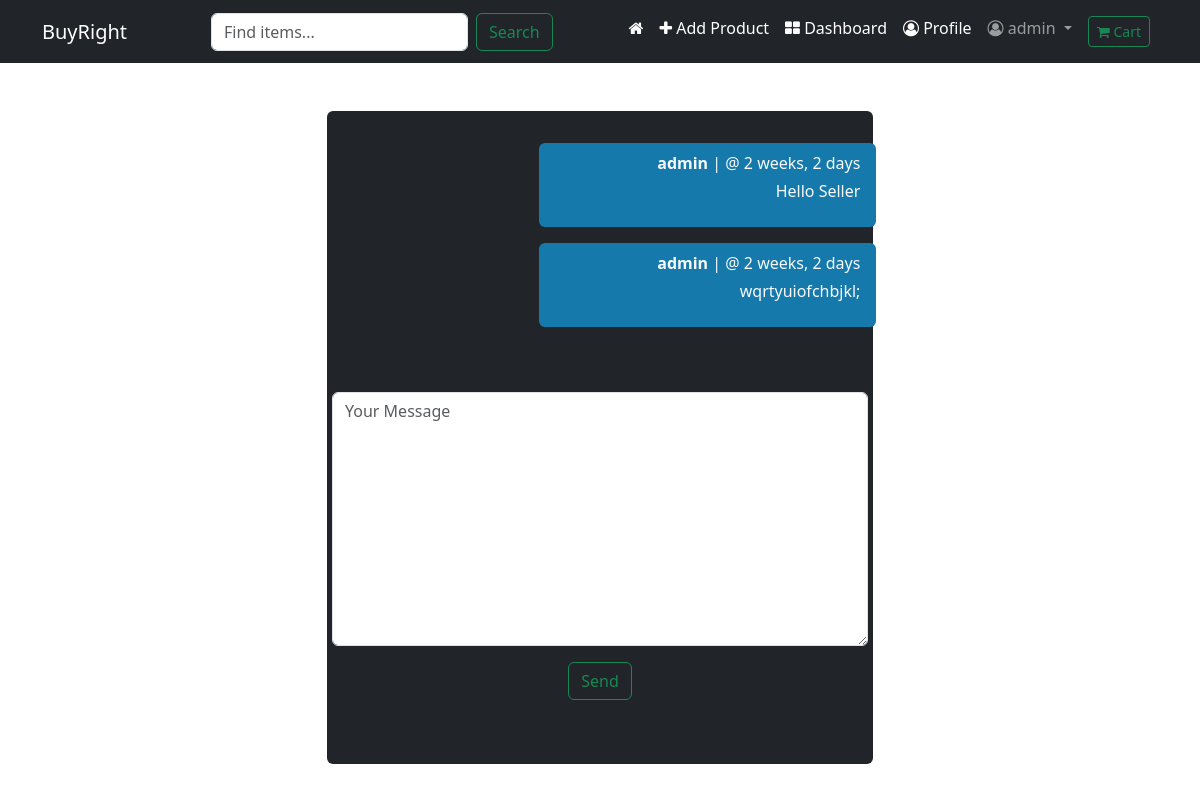
The app's page /conversation/detail/6/ (signed in) with its own data.
### conversation/models.py (models this page shows, shortened)
class ConversationMessage(models.Model):
    conversation = models.ForeignKey(Conversation, related_name="messages", on_delete=models.CASCADE)
    content = models.TextField()
    created_by = models.ForeignKey(User, related_name="messages", on_delete=models.CASCADE)
    created_at = models.DateTimeField(auto_now_add=True)
    modified_at = models.DateTimeField(auto_now=True)

### conversation/views.py (the view)
# urls.py: path("detail/<int:pk>/", views.detail_inbox, name="detail"),
def detail_inbox(request, pk):
    conversation = Conversation.objects.filter(members__in=[request.user.id]).get(pk=pk)
    if request.method == "POST":
        form = ConversationMessageForm(request.POST)
        if form.is_valid():
            conversation_msg = form.save(commit=False)
            conversation_msg.conversation = conversation
            conversation_msg.created_by = request.user
            conversation_msg.save()
            conversation.save()
            return redirect("conversation:detail", pk=pk)
    else:
        form = ConversationMessageForm()
    context = {
        "form": form,
        "conversation": conversation
    }
    return render(request, "conversation/detail.html", context)

### conversation/forms.py
class ConversationMessageForm(forms.ModelForm):
    class Meta:
        model = ConversationMessage
        fields = ["content"]
        widgets = {
            "content": forms.Textarea(attrs={
                "class": "form-control",
                "placeholder": "Your Message"
            })
        }

### cart/context_processors.py (called while the page is built)
def cart(request):
    return {"cart": Cart(request)}

### templates/conversation/detail.html (shortened to what this page needs)
{% extends "core/base.html" %}
{% block content %}
<div class="container mt-4">
    <div class="col-lg-6 mx-auto space-y-6">
        <div class="bg-dark rounded mx-auto my-5 py-3">
            <div class="p-3 d-flex ">
                <div class="px-3 container-fluid">
                    {% for message in conversation.messages.all %}
                        {% if message.created_by == request.user %}
                          <div class="message-container text-end text-light rounded py-2 px-3 mb-3"
                                 style="background-color: #1679AB; left:180px;">
                                <p class="mb-1"><strong>{{ message.created_by.username }}</strong> | @ {{ message.created_at|timesince }}</p>
                                <p>{{ message.content }}</p>
                            </div>
                        {% else %}
                          <div class="message-container text-start bg-warning text-light rounded py-2 px-3 mb-3">
                                <p class="mb-1"><strong>{{ message.created_by.username }}</strong> | @ {{ message.created_at|timesince }}</p>
                                <p>{{ message.content }}</p>
                            </div>
                        {% endif %}
                    {% endfor %}
                </div>
            </div>
            <hr>
                <div style="margin: 0 5px;">
                    <div style="text-align:center" class="mb-5">
                        <form action="" method="POST">
                        <div class="mb-3">
                            {{ form.content }}
                        </div>
                        <button class="btn btn-outline-success">Send</button>
                        </form>
                    </div>
                </div>
        </div>
    </div>
</div>
{% endblock content %}

### templates/core/base.html (shortened to what this page needs)
{% load static %}
<!doctype html>
<html lang="en">
  <head>
    <link href="https://cdn.jsdelivr.net/npm/bootstrap@5.3.3/dist/css/bootstrap.min.css" rel="stylesheet">
    <link rel="stylesheet" href="https://cdnjs.cloudflare.com/ajax/libs/font-awesome/4.7.0/css/font-awesome.min.css">
    <link rel="stylesheet" href="{% static 'css/styles.css' %}">
  </head>
  <body>
    <nav class="navbar navbar-expand-lg bg-dark navbar-dark">
    <div class="container-fluid container">
      <a class="navbar-brand" href="{% url 'core:home' %}">BuyRight</a>
      <div class="collapse navbar-collapse" id="navbarSupportedContent">
        <form class="d-flex mx-auto" role="search" action="{% url 'core:search' %}" method="GET">
          <input class="form-control me-2" type="search" placeholder="Find items..." aria-label="Search" name="query" value="{{ query }}">
          <button class="btn btn-outline-success" type="submit">Search</button>
        </form>
        <ul class="navbar-nav mb-2 mb-lg-0">
          {% if request.user.is_authenticated %}
           <li class="nav-item">
            <a class="nav-link active" aria-current="page" href="{% url 'core:home' %}"><i class="fa fa-home" aria-hidden="true"></i></a>
          </li>
            <li class="nav-item">
              <a class="nav-link active" href="{% url 'core:new-item' %}"><i class="fa fa-plus" aria-hidden="true"></i> Add Product</a>
            </li>
            <li class="nav-item">
              <a class="nav-link active" href=""><i class="fa fa-th-large" aria-hidden="true"></i> Dashboard</a>
            </li>
            <li class="nav-item">
              <a class="nav-link active" href=""><i class="fa fa-user-circle-o" aria-hidden="true"></i> Profile</a>
            </li>
          <li class="nav-item dropdown">
            <a class="nav-link dropdown-toggle" href="#" role="button" data-bs-toggle="dropdown" aria-expanded="false">
              <i class="fa fa-user-circle-o" aria-hidden="true"></i> {{ request.user }}
            </a>
          </li>
          {% endif %}
          <li class="nav-link">
              <a href="{% url 'cart:cart-summary' %}"
                 class="btn btn-sm btn-outline-success">
                <i class="fa fa-shopping-cart" aria-hidden="true"></i>
                Cart
              </a>
          </li>
        </ul>
      </div>
    </div>
  </nav>
  <div class="container">
      {% block content %}
      {% endblock content %}
  </div>
  </body>
</html>

### templates/conversation/detail.html (style rules this page uses)
.message-container { max-width: 70%; position: relative; }
.message-container:before { content: ""; position: absolute; bottom: 0; border-style: solid; border-width: 10px 15px 0; border-color: #fff transparent transparent; z-index: 1; }
.message-container.text-end:before { right: 0; transform: translateX(100%); border-left-width: 0; border-right-width: 15px; }

### records on screen
ConversationMessage: created_by.username "admin", created_at "2 weeks, 2 days", content "Hello Seller"
ConversationMessage: created_by.username "admin", created_at "2 weeks, 2 days", content "wqrtyuiofchbjkl;"

### other values on screen
{{ request.user }} "admin"
